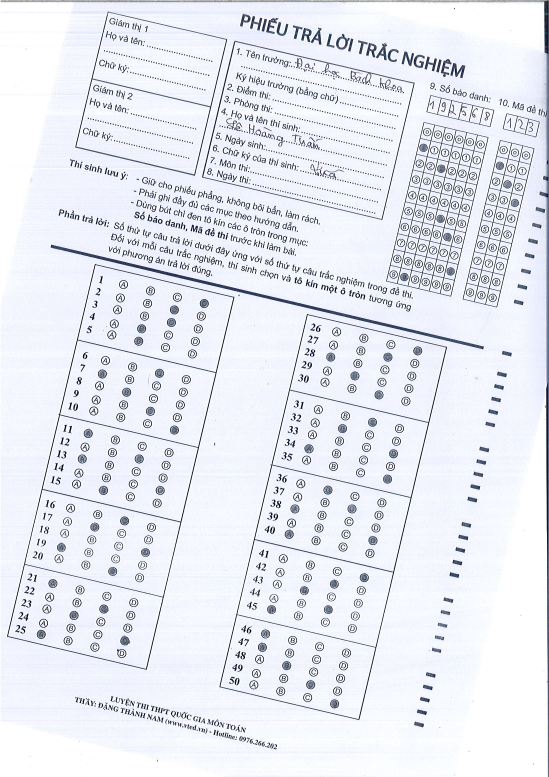
#> input picture myproject/4AnhCheo.jpg, 1646 x 2331 px (shown at 1/3 size)
$ python -i process.py   (imports and definitions only)
#> lines starting #> are read from the running program, lines starting #| are printed output that depends on the picture
### myproject/utils.py
import cv2
import numpy as np

import sys
from PIL import Image
from io import BytesIO

def readimage(byteImg):
  stream = BytesIO(byteImg)
  return Image.open(stream).convert("RGBA")

# [19 lines left out: functions rectContour, getCornerPoints, not called in this run]

def reorder(points):
  return np.array(sorted(points, key=lambda point: point.sum(1)))

# [7 lines left out: function separateImageArea, not called in this run]

def split(img, r = 1, c = 1):
#> called with r = 5, c = 1
  nr, nc = img.shape
#> nr = 2331; nc = 1646

  while nc % c != 0:
    nc += 1
#> after the loop, nc = 1646

  while nr % r != 0:
    nr += 1
#> after the loop, nr = 2335

  img = cv2.resize(img, (nc, nr))
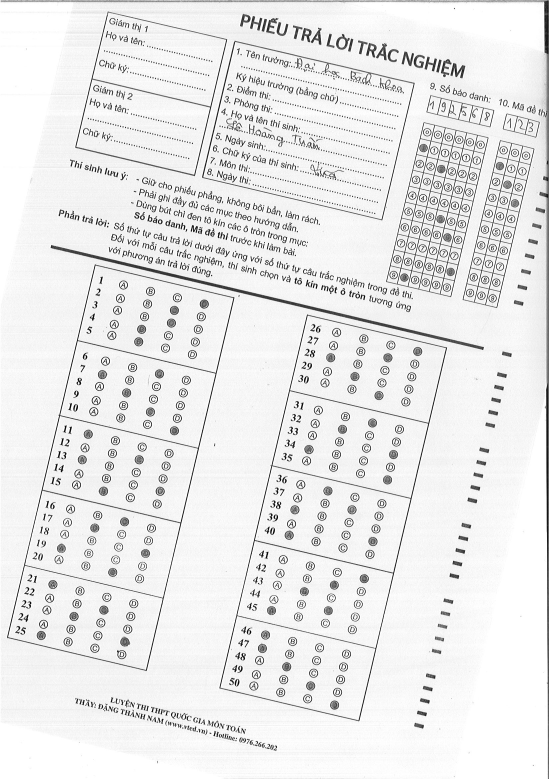
#> img: shape (2335, 1646) (shown at 1/3 size); min 0, max 255, mean 233.3

  if r != 1:
    return np.vsplit(img, r)
  else:
    return np.hsplit(img, c)

def countWhitePoint(arr):
  return np.count_nonzero(arr == 255)

def crop(img):
  (x, y, w, h) = cv2.boundingRect(img)

  return img[y+30:y+h-20, x+70:x+w-50]

### myproject/process.py
import cv2
import numpy as np

from utils import split, countWhitePoint, crop

def getExamIdValue(img):
  cols = split(img, c= 3)

  result = []
  for col in cols:
    rows = split(col, r= 10)

    wp = []
    for row in rows:
      wp.append(countWhitePoint(row))

    result.append(wp.index(max(wp)))

  return result

def getStudentIdValue(img):
  cols = split(img, c= 6)

  result = []
  for col in cols:
    rows = split(col, r= 10)

    wp = []
    for row in rows:
      wp.append(countWhitePoint(row))

    result.append(wp.index(max(wp)))

  return result

def getChoiceValue(img):
  rows = split(img, r= 5)
#> rows = 5 items

  result = []

  for i, r in enumerate(rows):
    rows[i] = crop(r)

    subrows = split(rows[i], r=5)

    for sr in subrows:
      cols = split(sr, c=4)

      wp = []

      for col in cols:
          wp.append(countWhitePoint(col))

      ind = wp.index(max(wp))
      res = "A"
      if ind == 1:
        res = "B"
      if ind == 2:
        res = "C"
      if ind == 3:
        res = "D"

      result.append(res)
#> this loop made 5 passes
#> pass 1, in split (call 2), `img = cv2.resize(img, (nc, nr))`:
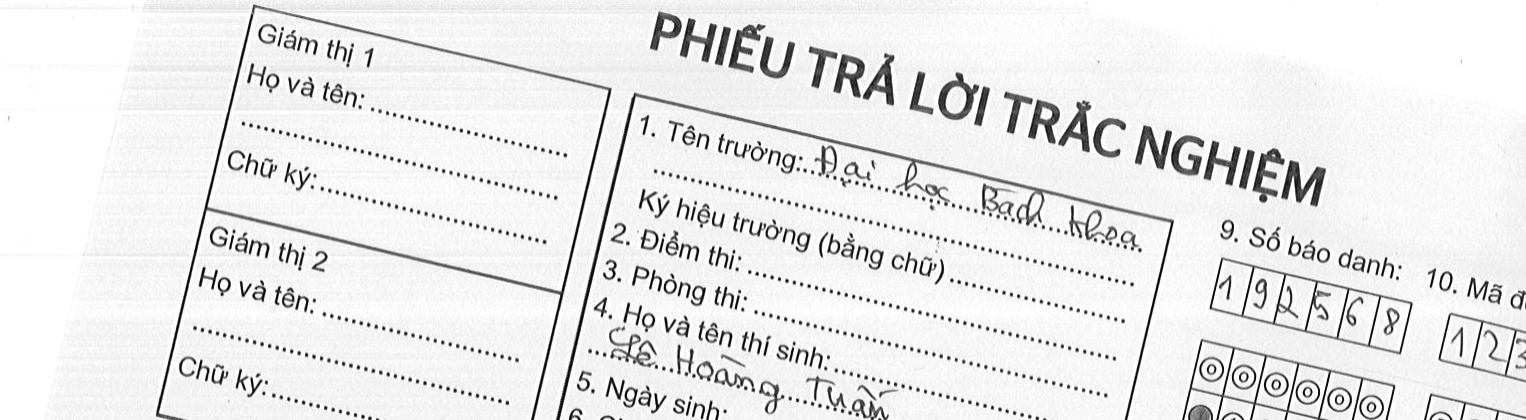
#> img: shape (420, 1526); min 0, max 255, mean 232.6
#> pass 1, in split (call 3), `img = cv2.resize(img, (nc, nr))`:
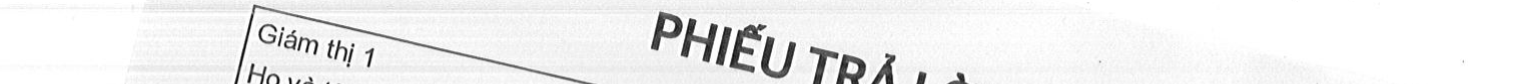
#> img: shape (84, 1528); min 5, max 255, mean 239.1
#> pass 1, in split (call 4), `img = cv2.resize(img, (nc, nr))`:
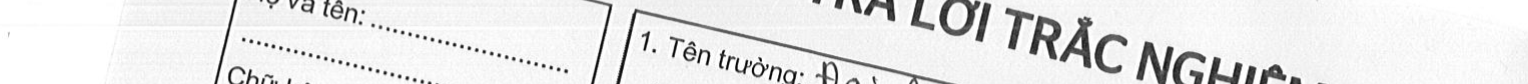
#> img: shape (84, 1528); min 0, max 255, mean 231.7
#> pass 1, in split (call 5), `img = cv2.resize(img, (nc, nr))`:
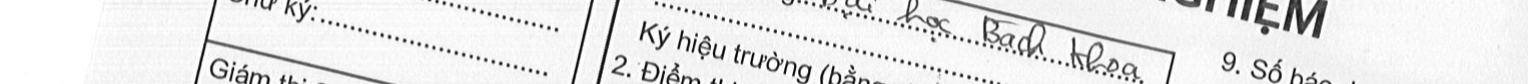
#> img: shape (84, 1528); min 1, max 255, mean 231.6
#> after the loop:
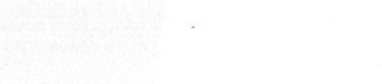
#> col: shape (84, 382); min 171, max 255, mean 253.3
#> after the loop:
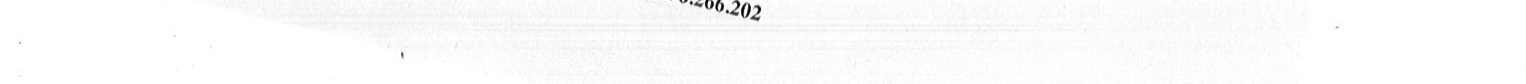
#> sr: shape (84, 1526); min 0, max 255, mean 251.2
#> after the loop, result = 25 items, first 6: 'D', 'A', 'A', 'A', 'A', 'A'
  return result

>>> import cv2
>>> picture = cv2.imread('4AnhCheo.jpg', cv2.IMREAD_GRAYSCALE)
>>> result = getChoiceValue(picture)
#> result = 25 items, first 6: 'D', 'A', 'A', 'A', 'A', 'A'
